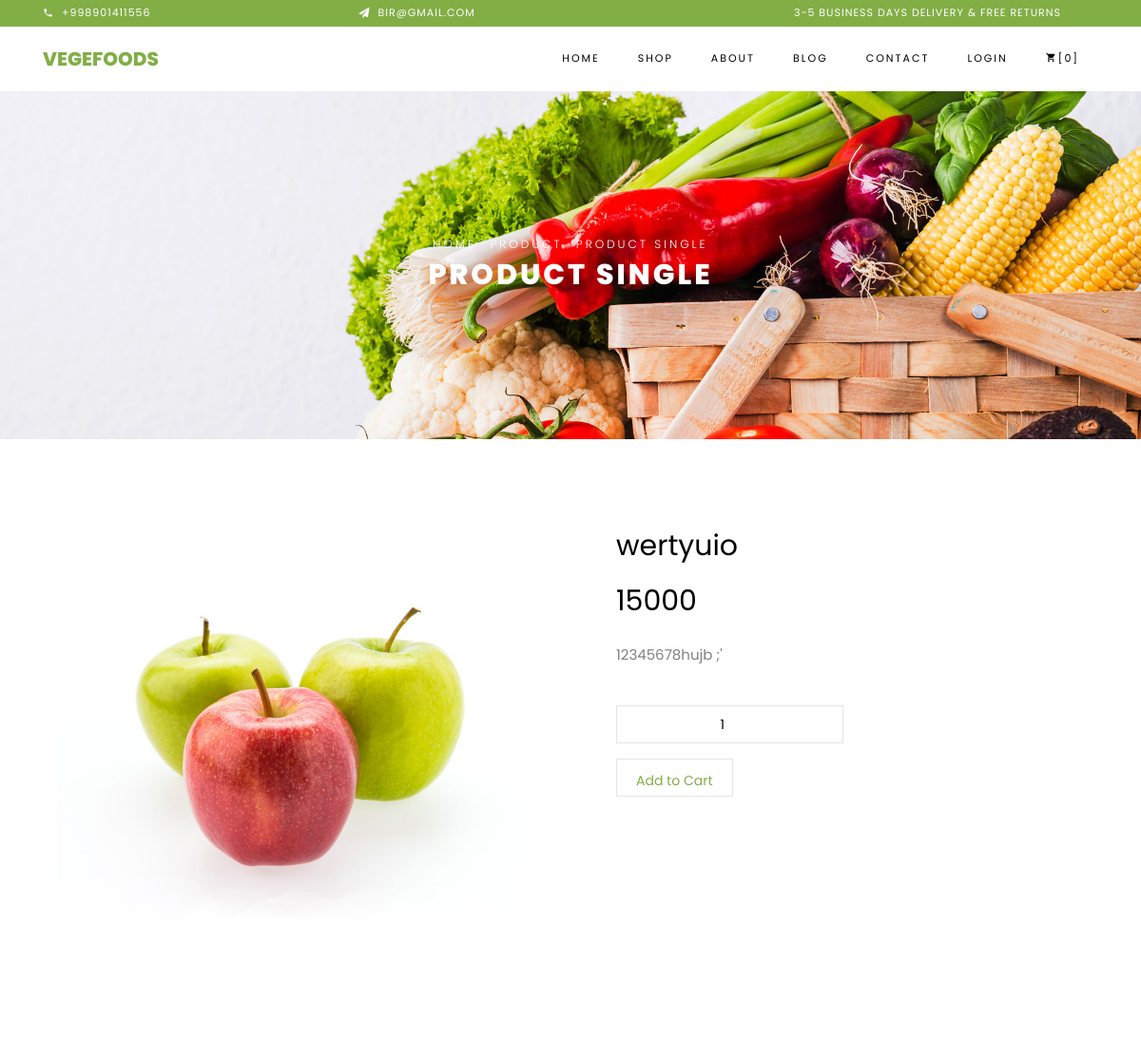
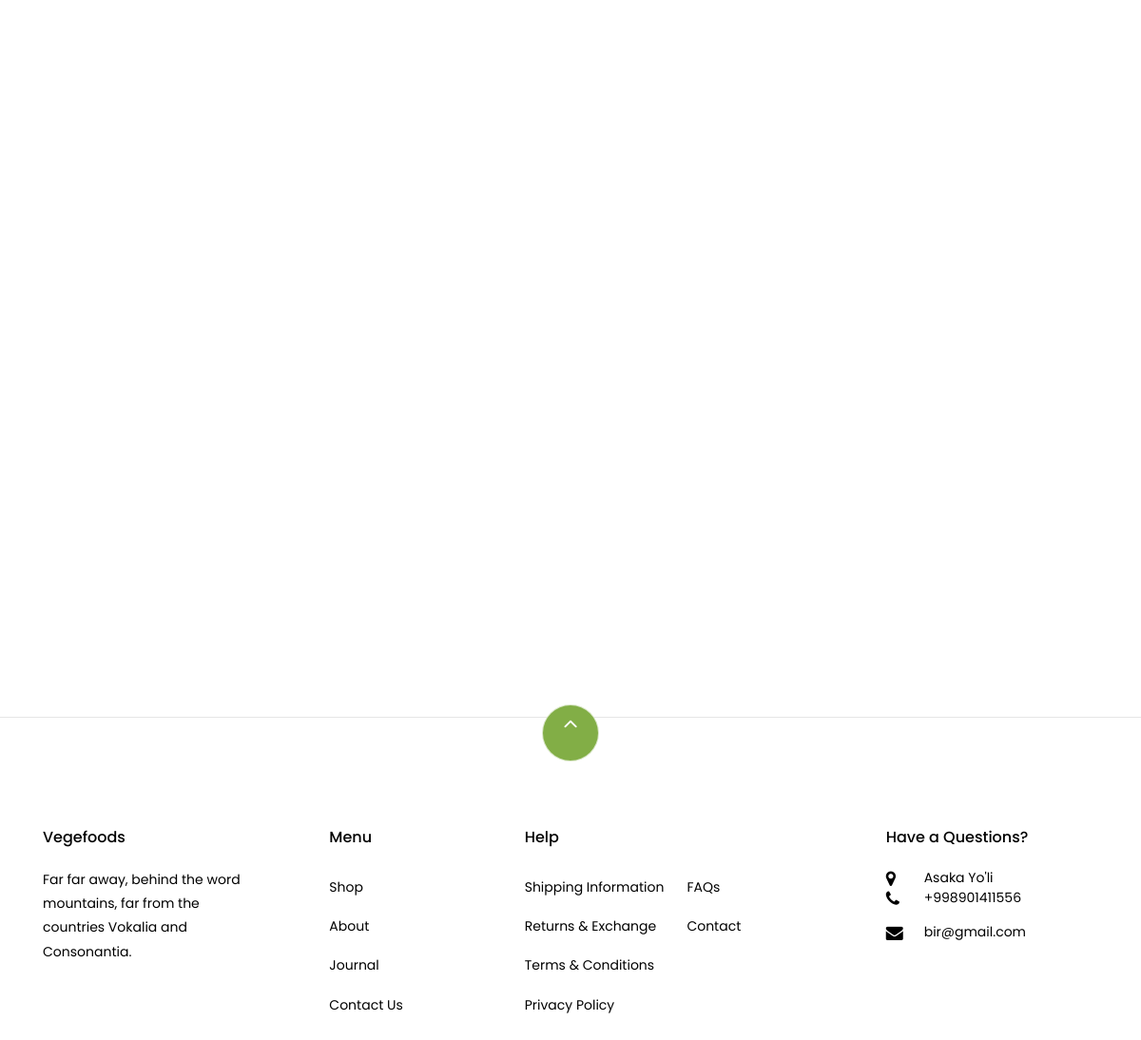
/product-single/2/, run on the app's committed database (2 pictures, top to bottom).
### main/models.py (models this page shows, shortened)
class Info(models.Model):
    address = models.CharField(max_length=255)
    phone_number = models.CharField(max_length=15)
    email = models.CharField(max_length=255)
    website = models.CharField(max_length=200)

class Product(models.Model):
    image = models.ImageField(upload_to='product_image')
    title = models.CharField(max_length=100)
    price = models.IntegerField(default=0)
    category = models.ForeignKey(to=Category, on_delete=models.CASCADE)
    info = models.TextField()
    discount = models.IntegerField(null=True, blank=True)
    discount_price = models.IntegerField(null=True, blank=True)

### main/views.py (the view)
# urls.py: path('product-single/<int:pk>/', product_single, name='product_single_url'),
def product_single(request, pk):
    product = Product.objects.get(pk=pk)
    related = Product.objects.filter(category=product.category).order_by('-id')[:4]
    if request.user.is_authenticated:
        user = request.user
        basket = Basket.objects.filter(user_id=user.id).count()
    else:
        basket = 0
    context = {
        'product': product,
        'related': related,
        'basket': basket,
        'contact': Info.objects.last()
    }
    return render(request, 'product-single.html', context)

### template/product-single.html (shortened to what this page needs)
{% extends 'base.html' %}
{% block content %}
{% load static %}
    <div class="hero-wrap hero-bread" style="background-image: url({% static 'images/bg_1.jpg' %});">
      <div class="container">
        <div class="row no-gutters slider-text align-items-center justify-content-center">
          <div class="col-md-9 ftco-animate text-center">
          	<p class="breadcrumbs"><span class="mr-2"><a href="{%url 'index_url' %}">Home</a></span> <span class="mr-2"><a href="index.html">Product</a></span> <span>Product Single</span></p>
            <h1 class="mb-0 bread">Product Single</h1>
          </div>
        </div>
      </div>
    </div>
    <section class="ftco-section">
    	<div class="container">
			<form action="{% url 'add_basket_form_url' product.id %}" method="post">
    		<div class="row">
    			<div class="col-lg-6 mb-5 ftco-animate">
    				<a href="{{product.image.url}}" class="image-popup"><img src="{{product.image.url}}" class="img-fluid" alt="Colorlib Template"></a>
    			</div>
    			<div class="col-lg-6 product-details pl-md-5 ftco-animate">
    				<h3>{{product.title}}</h3>
    				<p class="price"><span>{{product.price}}</span></p>
    				<p>{{product.info}}</p>
						<div class="row mt-4">
							<div class="col-md-6">
							</div>
							<div class="input-group col-md-6 d-flex mb-3">
	             	<input type="number" id="quantity" name="number" class="form-control input-number" value="1" min="1" max="100">
	          	</div>
          	</div>
					<p><button >Add to Cart</button></p>
    			</div>
    		</div>
				</form>
    	</div>
    </section>
    <section class="ftco-section">
    	<div class="container">
				<div class="row justify-content-center mb-3 pb-3">
        </div>
    	</div>
    	<div class="container">
    		<div class="row">
    		</div>
    	</div>
    </section>
{% endblock %}

### template/base.html (shortened to what this page needs)
{% load static %}
<!DOCTYPE html>
<html lang="en">
  <head>
    <link rel="stylesheet" href="{% static 'css/open-iconic-bootstrap.min.css' %}">
    <link rel="stylesheet" href="{% static 'css/animate.css' %}">
    <link rel="stylesheet" href="{% static 'css/owl.carousel.min.css' %}">
    <link rel="stylesheet" href="{% static 'css/owl.theme.default.min.css' %}">
    <link rel="stylesheet" href="{% static 'css/magnific-popup.css' %}">
    <link rel="stylesheet" href="{% static 'css/aos.css' %}">
    <link rel="stylesheet" href="{% static 'css/ionicons.min.css' %}">
    <link rel="stylesheet" href="{% static 'css/bootstrap-datepicker.css' %}">
    <link rel="stylesheet" href="{% static 'css/jquery.timepicker.css' %}">
    <link rel="stylesheet" href="{% static 'css/flaticon.css' %}">
    <link rel="stylesheet" href="{% static 'css/icomoon.css' %}">
    <link rel="stylesheet" href="{% static 'css/style.css' %}">
  </head>
  <body class="goto-here">
		<div class="py-1 bg-primary">
    	<div class="container">
    		<div class="row no-gutters d-flex align-items-start align-items-center px-md-0">
	    		<div class="col-lg-12 d-block">
		    		<div class="row d-flex">
		    			<div class="col-md pr-4 d-flex topper align-items-center">
					    	<div class="icon mr-2 d-flex justify-content-center align-items-center"><span class="icon-phone2"></span></div>
						    <span class="text">{{contact.phone_number}}</span>
					    </div>
					    <div class="col-md pr-4 d-flex topper align-items-center">
					    	<div class="icon mr-2 d-flex justify-content-center align-items-center"><span class="icon-paper-plane"></span></div>
						    <span class="text">{{contact.email}}</span>
					    </div>
					    <div class="col-md-5 pr-4 d-flex topper align-items-center text-lg-right">
						    <span class="text">3-5 Business days delivery &amp; Free Returns</span>
					    </div>
				    </div>
			    </div>
		    </div>
		  </div>
    </div>
    <nav class="navbar navbar-expand-lg navbar-dark ftco_navbar bg-dark ftco-navbar-light" id="ftco-navbar">
	    <div class="container">
	      <a class="navbar-brand" href="{% url 'index_url'  %}">Vegefoods</a>
	      <div class="collapse navbar-collapse" id="ftco-nav">
	        <ul class="navbar-nav ml-auto">
	          <li class="nav-item active"><a href="{% url 'index_url' %}" class="nav-link">Home</a></li>
	          <li class="nav-item"><a href="{% url 'shop_url' %}" class="nav-link">Shop</a></li>
	          <li class="nav-item"><a href="{% url 'about_url' %}" class="nav-link">About</a></li>
	          <li class="nav-item"><a href="{% url 'blog_url' %}" class="nav-link">Blog</a></li>
	          <li class="nav-item"><a href="{% url 'contact_url' %}" class="nav-link">Contact</a></li>
                {% if user.is_authenticated %}
                <li class="nav-item"><a href="{% url 'account_url' %}" class="nav-link">Account</a></li>
	          <li class="nav-item cta cta-colored"><a href="{% url 'cart_url' %}" class="nav-link"><span class="icon-shopping_cart"></span>[{{basket}}]</a></li>
                {% else %}
                <li class="nav-item"><a href="{% url 'login_url' %}" class="nav-link">Login</a></li>
	          <li class="nav-item cta cta-colored"><a href="{% url 'cart_url' %}" class="nav-link"><span class="icon-shopping_cart"></span>[0]</a></li>
                {% endif %}
	        </ul>
	      </div>
	    </div>
	  </nav>
{% block content %}
{% endblock %}
    <footer class="ftco-footer ftco-section">
      <div class="container">
      	<div class="row">
      		<div class="mouse">
						<a href="#" class="mouse-icon">
							<div class="mouse-wheel"><span class="ion-ios-arrow-up"></span></div>
						</a>
					</div>
      	</div>
        <div class="row mb-5">
          <div class="col-md">
            <div class="ftco-footer-widget mb-4">
              <h2 class="ftco-heading-2">Vegefoods</h2>
              <p>Far far away, behind the word mountains, far from the countries Vokalia and Consonantia.</p>
            </div>
          </div>
          <div class="col-md">
            <div class="ftco-footer-widget mb-4 ml-md-5">
              <h2 class="ftco-heading-2">Menu</h2>
              <ul class="list-unstyled">
                <li><a href="#" class="py-2 d-block">Shop</a></li>
                <li><a href="#" class="py-2 d-block">About</a></li>
                <li><a href="#" class="py-2 d-block">Journal</a></li>
                <li><a href="#" class="py-2 d-block">Contact Us</a></li>
              </ul>
            </div>
          </div>
          <div class="col-md-4">
             <div class="ftco-footer-widget mb-4">
              <h2 class="ftco-heading-2">Help</h2>
              <div class="d-flex">
	              <ul class="list-unstyled mr-l-5 pr-l-3 mr-4">
	                <li><a href="#" class="py-2 d-block">Shipping Information</a></li>
	                <li><a href="#" class="py-2 d-block">Returns &amp; Exchange</a></li>
	                <li><a href="#" class="py-2 d-block">Terms &amp; Conditions</a></li>
	                <li><a href="#" class="py-2 d-block">Privacy Policy</a></li>
	              </ul>
	              <ul class="list-unstyled">
	                <li><a href="#" class="py-2 d-block">FAQs</a></li>
	                <li><a href="#" class="py-2 d-block">Contact</a></li>
	              </ul>
	            </div>
            </div>
          </div>
          <div class="col-md">
            <div class="ftco-footer-widget mb-4">
            	<h2 class="ftco-heading-2">Have a Questions?</h2>
            	<div class="block-23 mb-3">
	              <ul>
	                <li><span class="icon icon-map-marker"></span><span class="text">{{contact.address}}</span></li>
	                <li><a href="#"><span class="icon icon-phone"></span><span class="text">{{contact.phone_number}}</span></a></li>
	                <li><a href="#"><span class="icon icon-envelope"></span><span class="text">{{contact.email}}</span></a></li>
	              </ul>
	            </div>
            </div>
          </div>
        </div>
      </div>
    </footer>
  </body>
</html>

### static/css/icomoon.css (style rules this page uses)
[class^="icon-"], [class*=" icon-"] { font-family: 'icomoon' !important; speak: none; font-style: normal; font-weight: normal; font-variant: normal; text-transform: none; line-height: 1; -webkit-font-smoothing: antialiased; -moz-osx-font-smoothing: grayscale; }
.icon-map-marker:before { content: "\f041"; }
.icon-phone:before { content: "\f095"; }
.icon-envelope:before { content: "\f0e0"; }
.icon-paper-plane:before { content: "\f1d8"; }
.icon-phone2:before { content: "\e0cd"; }
.icon-shopping_cart:before { content: "\e8cc"; }

### data on the page
Info: phone_number "+998901411556", email "BIR@GMAIL.COM", address "Asaka Yo'li", email "bir@gmail.com"
Product: image (picture), title "wertyuio", price "15000", info "12345678hujb ;'"
